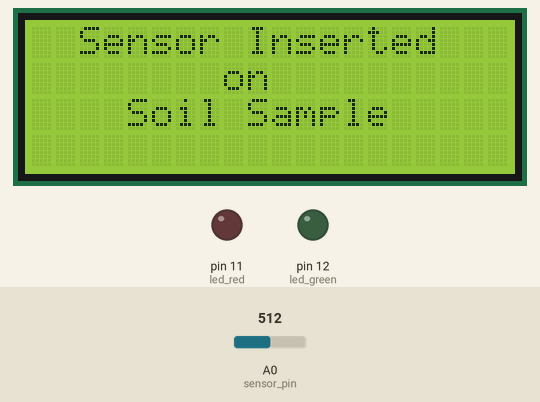
Recording of a sketch running on a simulated Arduino Uno, built with avr-gcc and run on an emulated ATmega328P. On the bench: 20×4 character LCD, output pins drawn as LEDs (lit = HIGH). Inputs (shaded band) come from the test bench; at power-on: A0 (sensor_pin) = 512. Pins used as bus, display or sensor lines are not drawn; what the sketch prints to the serial monitor is not drawn.

Above: at 3.1 s.
At 8.1 s:
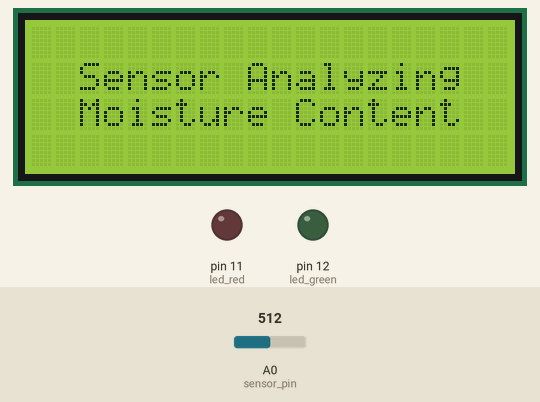
At 13.2 s:
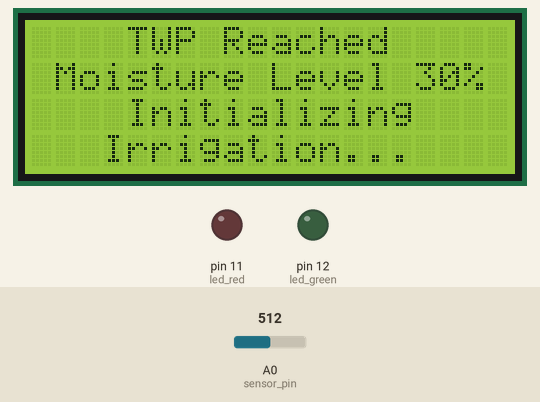
At 38.5 s:
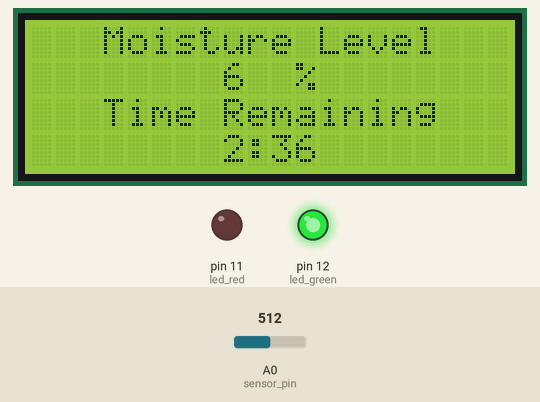
Timing chart, 0 to 40.0 s (numbered marks = the images above):
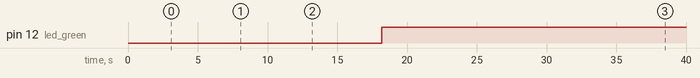

The sketch:

Moisture_Level.ino
```cpp
#include <Wire.h>
#include <LCD.h>
#include <LiquidCrystal_I2C.h>
#define I2C_ADDR 0x27 // Define I2C Address for controller
#define En_pin 2
#define Rw_pin 1
#define Rs_pin 0
#define D4_pin 4
#define D5_pin 5
#define D6_pin 6
#define D7_pin 7
#define BACKLIGHT 3


unsigned long prevMillis = 0;
const long interval = 50;
unsigned long currMillis;

unsigned long prevMillis2 = 0;
const long interval2 = 1000;
unsigned long currMillis2;

unsigned long prevMillis3 = 0;
const long interval3 = 250;
unsigned long currMillis3;

unsigned long prevMillis4 = 0;
const long interval4 = 250;
unsigned long currMillis4;

boolean display_inserted = false;
boolean sensor_inserted = false;
boolean counter_start = false;
int minute = 2;
int second = 57;

int sensor_pin = A0;
int output_value ;
int pump = 7;
int led_red = 11;
int led_green = 12;
int value = 0;
int samples = 0;
int final_value = 0;

LiquidCrystal_I2C lcd(I2C_ADDR,En_pin,Rw_pin,Rs_pin,D4_pin,D5_pin,D6_pin,D7_pin);

void setup() {
  lcd.begin (20,4);
  lcd.setBacklightPin(BACKLIGHT,POSITIVE);
  lcd.setBacklight(HIGH);
  pinMode(pump, OUTPUT);
  pinMode(led_red, OUTPUT);
  pinMode(led_green, OUTPUT);
  Serial.begin(9600);
  Serial.println("Reading From the Sensor ...");
  delay(2000);
  }

void measure()
{
  currMillis = millis();

  if (currMillis - prevMillis >= interval){
    prevMillis = currMillis;

    output_value= analogRead(sensor_pin);
    output_value = map(output_value,550,0,0,100);

    value = value + output_value;
    samples++;

    if (samples == 20){
      final_value = (value/20);
      if (final_value < 0){
        lcd_case5();
        sensor_inserted = false;
      }
      else{
        sensor_inserted = true;
      }

      samples = 0;
      value = 0;
    }
  }
}

void counter(){
  if (counter_start){
    digitalWrite(pump, HIGH);
    digitalWrite(led_green, HIGH);
    currMillis2 = millis();
    if (currMillis2 - prevMillis2 >= interval2){
      prevMillis2 = currMillis2;
      second--;
      if (second < 0){
        minute--;
        second = 59;
      }
      if (minute <= 0 && second <= 0){
        minute = 2;
        second = 57;
        digitalWrite(pump, LOW);
        digitalWrite(led_green, LOW);
        digitalWrite(led_red, HIGH);
        delay(5000);
        digitalWrite(led_red, LOW);
        counter_start = false;
      }

    }
  }
  digitalWrite(pump, LOW);
}

void lcd_case0(){
  currMillis4 = millis();
  if (currMillis4 - prevMillis4 >= interval4){
    prevMillis4 = currMillis4;
    lcd.clear();
    lcd.home();
    lcd.setCursor(3,1);
    lcd.print("Moisture Level");
    lcd.setCursor(8,2);
    lcd.print(final_value);
    lcd.setCursor(11,2);
    lcd.print("%");
  }
}

void lcd_case1(){ //moisture level - 30%, pump start
  currMillis3 = millis();
  if (currMillis3 - prevMillis3 >= interval3){
    prevMillis3 = currMillis3;
    lcd.clear();
    lcd.home();
    lcd.setCursor(3,0);
    lcd.print("Moisture Level");
    lcd.setCursor(8,1);
    lcd.print(final_value);
    lcd.setCursor(11,1);
    lcd.print("%");
    lcd.setCursor(3,2);
    lcd.print("Time Remaining");
    lcd.setCursor(8,3);
    lcd.print(minute);
    lcd.setCursor(9,3);
    lcd.print(":");
    lcd.setCursor(10,3);
    lcd.print(second);
  }
}

void lcd_case2(){ //moistue level - 30%, starting irrigation
  lcd.clear();
  lcd.home();
  lcd.setCursor(4,0);
  lcd.print("TWP Reached");
  lcd.setCursor(1,1);
  lcd.print("Moisture Level 30%");
  lcd.setCursor(4,2);
  lcd.print("Initializing");
  lcd.setCursor(3,3);
  lcd.print("Irrigation...");
}

void lcd_case3(){ //sensor inserted - 1
  lcd.clear();
  lcd.home();
  lcd.setCursor(2,0);
  lcd.print("Sensor Inserted");
  lcd.setCursor(8,1);
  lcd.print("on");
  lcd.setCursor(4,2);
  lcd.print("Soil Sample");
}

void lcd_case4(){ //sensor inserted - 2
  lcd.clear();
  lcd.home();
  lcd.setCursor(2,1);
  lcd.print("Sensor Analyzing");
  lcd.setCursor(2,2);
  lcd.print("Moisture Content");
}

void lcd_case5(){ //sensor removed
  lcd.clear();
  lcd.home();
  lcd.setCursor(2,1);
  lcd.print("Sensor Removed!");
}

void control(){
  if (sensor_inserted){
    lcd_case3();
    delay(5000);
    lcd_case4();
    delay(5000);
    while (final_value > 0){
      measure();
      if (final_value > 30){
        lcd_case0();
      }
      if (final_value <=30 && final_value > 0){
        counter_start = true;
        lcd_case2();
        delay(5000);
        while (counter_start){
          measure();
          lcd_case1();
          counter();
        }
      }
    }
  }
}


void loop() {
  control();
  counter();
  measure();
  }
```

Measured:
- by itself, pin 12 (led_green): LOW → HIGH at 18.2 s
- what the display in image 0 shows lasts 5.1 s, from 3.0 s to 8.1 s
- what the display in image 1 shows lasts 5.0 s, from 8.1 s to 13.1 s
